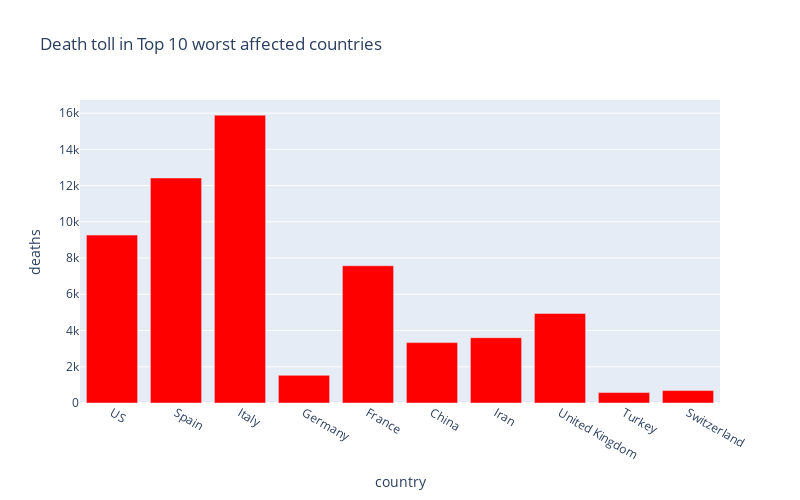

Here is the notebook cell this chart was saved with:
### Markdown cell above
<div align="center">
<br>
<img src="https://www.who.int/images/default-source/health-topics/coronavirus/myth-busters/mythbuster-2.tmb-1920v.png?sfvrsn=635d24e5_3" height = 600px width=600px/>
<br>

</div>

### Code cell
px.bar(
    sorted_country_df.head(10),
    x = "country",
    y = "deaths",
    title= "Death toll in Top 10 worst affected countries", # the axis names
    color_discrete_sequence=["red"], 
    height=500,
    width=800
)

### Figure 1 — Plotly figure (JSON) as saved in the notebook; plotly's stock layout.template omitted (floating-point values rounded to 4 significant figures)
{"data": [{"alignmentgroup": "True", "hovertemplate": "country=%{x}<br>deaths=%{y}<extra></extra>", "legendgroup": "", "marker": {"color": "red"}, "name": "", "offsetgroup": "", "orientation": "v", "showlegend": false, "textposition": "auto", "type": "bar", "x": ["US", "Spain", "Italy", "Germany", "France", "China", "Iran", "United Kingdom", "Turkey", "Switzerland"], "xaxis": "x", "y": [9267, 12418, 15887, 1527, 7575, 3333, 3603, 4943, 574, 685], "yaxis": "y"}], "layout": {"barmode": "relative", "height": 500, "legend": {"tracegroupgap": 0}, "title": {"text": "Death toll in Top 10 worst affected countries"}, "width": 800, "xaxis": {"anchor": "y", "domain": [0, 1], "title": {"text": "country"}}, "yaxis": {"anchor": "x", "domain": [0, 1], "title": {"text": "deaths"}}}}
